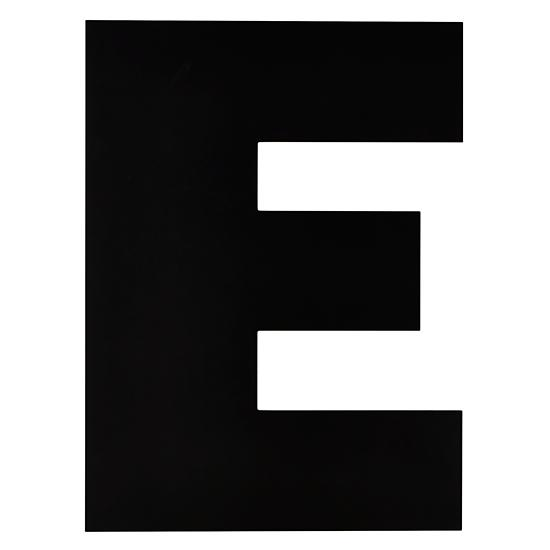
#> input picture letterE.jpg, 550 x 550 px
$ jupyter execute --allow-errors CompPhys-wk11-2_FD_Contours_Students.ipynb   (shell and % lines are left out)
#> lines starting #> are read from the running program, lines starting #| are printed output that depends on the picture; long printed decimals are rounded
# Topics

## 1. Fourier Descriptor
## 2. The Order of the Points Matters
## 3. Contours
## 4. Meaning the FD's, order by order

[cell 1]
import matplotlib.pyplot as plt
import numpy as np
import os
from pdb import set_trace
from copy import copy

import matplotlib.image as mpimg

[cell 2]
'''
Breakout Solution

Useful functions

'''

def FD(x, y, plot_FD = False, y_lim = None):

    N = len(x)

    z = x + y*1j

    Z = np.fft.fft(z)

    # For very noisy data d would appear longer than the
    # the actual separation between 2 adjacent points for the
    # "true" shape underneath.
    d_complex = np.gradient(z)
    d = np.abs(d_complex).mean()
    print('Average distance bewteen adjacent points:{}'.format(d))


    print('Spatial interval: {:.4f}'.format(d))
    k = np.fft.fftfreq(len(z), d = d)
    k_lo = np.abs(k[np.argsort(np.abs(k))][1])

    if plot_FD:
        plt.figure()
        plt.title('FD real')
        plt.plot(k, Z.real, 'b.')
        plt.xlabel('k')
        plt.ylabel('Re[FD]')
        if y_lim != None:
            plt.ylim([-y_lim, y_lim])
        plt.figure()
        plt.title('FD imag')
        plt.plot(k, Z.imag, 'g.')
        plt.xlabel('k')
        plt.ylabel('Im[FD]')
        if y_lim != None:
            plt.ylim([-y_lim, y_lim])

    return Z, k, k_lo

def filt_FD(Z, k, k_keep, no_zeroth = False):

    filt = np.abs(k) <= k_keep
    if no_zeroth:
        filt *= (k != 0)
    print("FD components kept:", filt.sum())
    return Z*filt, k*filt


# I'm giving away the following 2 functions for free!
def recover_shape(Z):
    z_rec = np.fft.ifft(Z)

    x_rec = z_rec.real
    y_rec = z_rec.imag

    return x_rec, y_rec


def plot_shape(x, y, plot_style = 'b.', title = 'Recovered Shape'):
    fig = plt.figure(figsize = (5, 5))
    ax = fig.add_subplot(111)
    ax.set_title(title)
    try:
        xlen = len(x)
    except:
        ax.plot(x, y, plot_style)
    else:
        for i in range(xlen):
            ax.plot(x[i], y[i], plot_style)

[cell 3]
'''

Check to see if the functinos in breakout1 work.

To emphasize:

- 0th order: average (or sum, depending on DFT convention adopted)
of all points

'''
#************************************Main Program*************************************
# Note: this is how most programs should be written.
#> (the rest of this cell did not finish here and is left out)

## The Order of the Points Matters

[cell 4]
'''
Demonstrate what happens when the order of the points is wrong.

'''

num_pts = 100
xlo, ylo = 1, 1
xhi, yhi = 11, 11
sz = xhi - xlo

x1 = np.linspace(xlo, xhi, num_pts)
x2 = np.ones(num_pts)*xhi
# Note the order of the points is WRONG (on purpose)!
x3 = np.linspace(xlo, xhi, num_pts)

x4 = np.ones(num_pts)
x_wrong = np.concatenate((x1, x2, x3, x4))

y1 = np.ones(num_pts)
y2 = np.linspace(ylo, yhi, num_pts)
y3 = np.ones(num_pts)*yhi
y4 = np.linspace(yhi, ylo, num_pts)
y_wrong = np.concatenate((y1, y2, y3, y4))

plt.figure(figsize = (5, 5))
plt.plot(x_wrong, y_wrong, 'b.')
plt.axis([0, xhi + 1, 0, yhi + 1])
plt.show()

[cell 5]
'''

What happens when the ordering of the points does NOT follow the flow!!!

'''
#************************************Main Program*************************************
# Note: this is how most programs should be written.
Z, k, k_lo = FD(x_wrong, y_wrong, plot_FD=True, y_lim = 100)
print(k_lo)
Z_filt, k = filt_FD(Z, k, 3*k_lo)
x_rec, y_rec = recover_shape(Z_filt)
plot_shape(x_rec, y_rec)
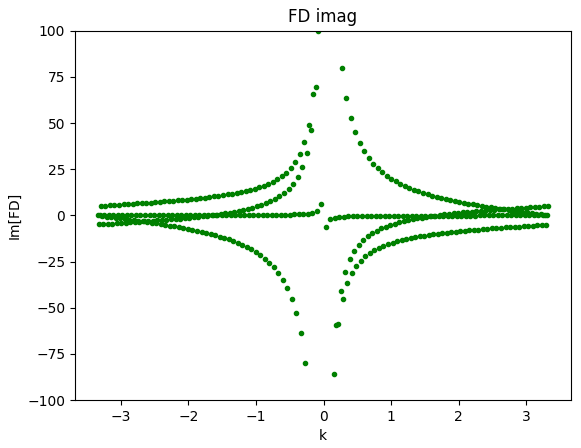
#> figure drawn by matplotlib, 1 panel
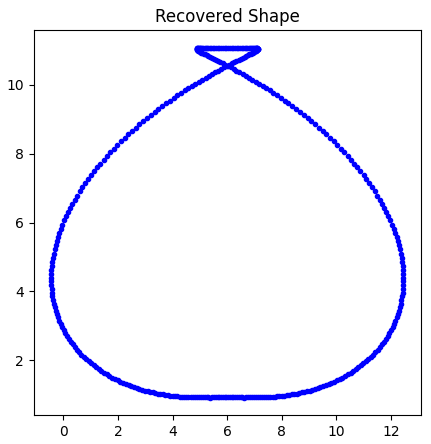
#> figure drawn by matplotlib, 1 panel

## Use Contour Plots
## (The points are always arranged in the right order)

[cell 6]
'''


To get the order of the points right the first time: Using contours.

- Advantage: Get the order right and can deal with concave polygons and polygons with holes
  very easily (compared with edge detector)
- Disadvantage: Harder to deal with a noisy image (compared with edge detector)
- For OCR with hi-def images, no problem -- for more sophisticated OCR techniques,
  next semester!

'''

# ----------> Below are two new imports <------------
from scipy import ndimage as ndi

# Generate noisy image of a square
# Note: this is NOT a square shape as we did above
# but a 2D image!
im_dim = 128
im = np.zeros((im_dim, im_dim))
im[32:-32, 32:-32] = 1

# rotation
#im = ndi.rotate(im, 15, mode='constant')
# Gaussian smoothing
im = ndi.gaussian_filter(im, 4)
# Add noise -- this is applied to the square in the middle
# and the background
im += 0.1*np.random.random(im.shape)


plt.figure(figsize = (5, 5))
plt.axis((0, im_dim, 0, im_dim))
plt.imshow(im, cmap=plt.cm.gray)
plt.title('The Image')

# The transpose is needed because of the opposite convention
# adopted by matplotlib and numpy
# (no an issue here since it's a square).
x = np.arange(im.T.shape[0])
y = np.arange(im.T.shape[1])
# make 2D coordinate grid
X, Y = np.meshgrid(x, y)

# Find and plot contours
plt.figure(figsize = (5, 5))
plt.axis((0, im_dim, 0, im_dim))

plt.title('Contour')
# the last integter specifies how many contours you want
# let's use 1 here.  But try 3 and see for yourself.
n_contour = 1
CS = plt.contour(X, Y, im, n_contour)
levels = CS.levels
print('contour levels', levels)

# Find the (x, y) coodinates of the contour lines.
print('len(CS.collections):', len(CS.collections))
cs_paths = CS.collections[0].get_paths()

print('number of contour path', len(cs_paths))
#> (the rest of this cell did not finish here and is left out)

## A More Interesting Example: The Letter "E"

[cell 7]
'''

Use the letter "E" as the example case.

Given an image of a letter, the code below will find it's shape (complext) vector
by using contour.


'''

from skimage import feature


im = mpimg.imread('letterE.jpg')
#> im is the input picture: shape (550, 550, 3); mean R, G, B 126.9, 126.7, 126.8

# Take only one of RGB channels
im = im[:, :, 0]
#> im: shape (550, 550)


print(im.shape)
#| (550, 550)
plt.figure(figsize = (5, 5))
plt.axis((0, 550, 0, 550))
plt.imshow(im, cmap=plt.cm.gray)
plt.title('The Image')
# Note: The transpose operation is needed simply because matplotlib and numpy adopted
# opposite conventions
xim = np.arange(im.T.shape[0])
#> xim = 550 values from 0 to 549
yim = np.arange(im.T.shape[1])
#> yim = 550 values from 0 to 549

# make 2D coordinate grid as we have done before
X, Y = np.meshgrid(xim, yim)

# Find and plot contours
plt.figure(figsize = (5, 5))
plt.axis((0, 550, 0, 550))

plt.title('Contour')
CS = plt.contour(X, Y, im, 1)
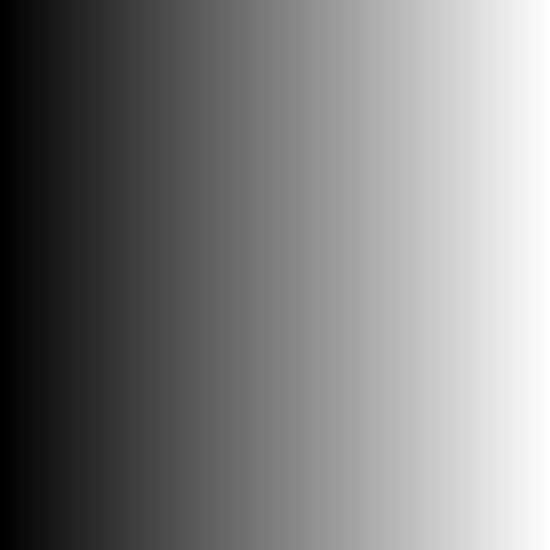
#> X: shape (550, 550) int64; min 0, max 549, mean 274.5; drawn with min black and max white
levels = CS.levels
#> levels = [0, 150, 300]
print('contour level', levels)
#| contour level [  0. 150. 300.]

# Find the (x, y) coodinates of the contour lines.
cs_paths = CS.collections[0].get_paths()
#> cs_paths = 1 item

# we should get 1 below because there is only one contour
print('number of contour path', len(cs_paths))
#| number of contour path 1
p = cs_paths[0]
v = p.vertices
#> v = 3442 pairs, first value 86 to 462, second value 21 to 530
x = v[:,0]
#> x = 3442 values, max 462 at index 582, min 86 at index 0, mean 284
y = v[:,1]
#> y = 3442 values, max 530 at index 2922, min 21 at index 0, mean 259.1

plt.figure(figsize = (5, 5))
plt.axis((0, 550, 0, 550))
plt.title("Verify the contour points are correct")
plt.plot(x, y)

plt.show()
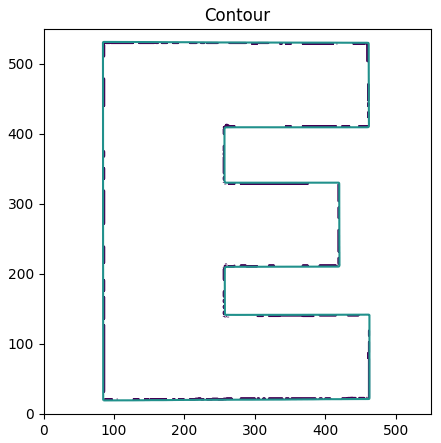
#> figure drawn by matplotlib, 1 panel
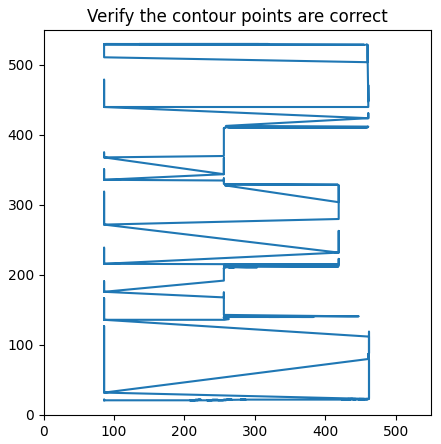
#> figure drawn by matplotlib, 1 panel

## Breakout Exercise 2:
- ### Find the FD's of the letter E by using the function FD() that you wrote above.
- ### Use FD's up to 10\*k_lo and plot the recovered image
- ### How many FD's are needed for you to recognize it's the letter "E"?

[cell 8]
Z, k, k_lo = FD(x, y, plot_FD = True, y_lim = 1000)
#| Average distance bewteen adjacent points:3.378
#| Spatial interval: 3.3785
#> k = 3442 values, max 0.148 at index 1720, min -0.148 at index 1721, mean -4.3e-05; k_lo = 8.6e-05

Z_filt, k = filt_FD(Z, k, 10*k_lo)
#| FD components kept: 21
#> k = 3442 values, max 0.00086 at index 10, min -0.00086 at index 3432, mean 2.52e-22
x_rec, y_rec = recover_shape(Z_filt)
#> x_rec = 3442 values, max 486 at index 550, min 124.8 at index 800, mean 284; y_rec = 3442 values, max 574.8 at index 3277, min -26.23 at index 164, mean 259.1
plot_shape(x_rec, y_rec)
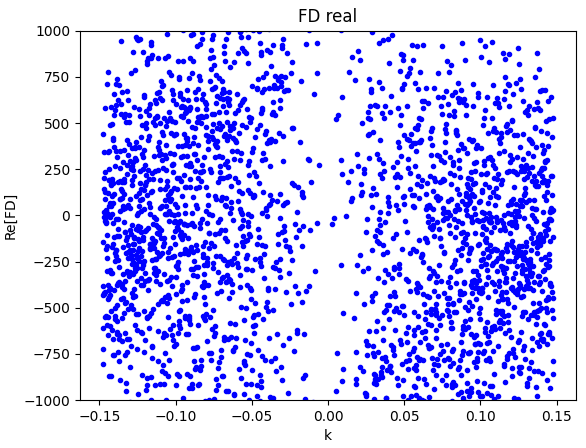
#> figure drawn by matplotlib, 1 panel
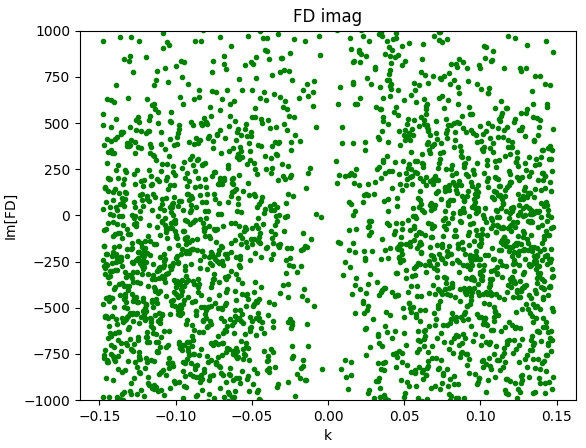
#> figure drawn by matplotlib, 1 panel
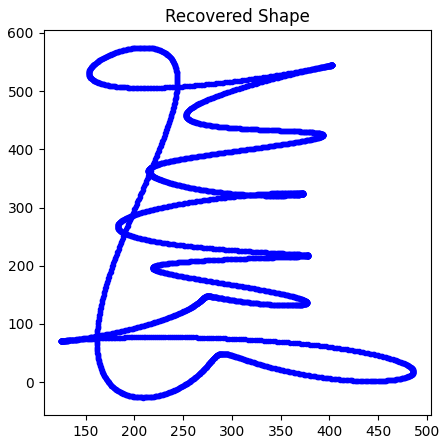
#> figure drawn by matplotlib, 1 panel

##  Breakout 3: Write a function extract_shape_v0(im_file, blowup = 1., plot_img = False, plot_contour = False, plot_contour_pts = False)

- ### should check whether the image has a single and mutliple channels.  If the later, take the 0th (usu. R) channels

- ### should have the ability of blowing up the image by a factor specified by blowup.

- ### returns the x and y arrays of the outline (contour) of the shape.

- ### test it on the image of the letter "E", by plotting y against x.  You should see the outline of "E".

[cell 9]
'''Test to see if the function extract_shape_v0() works'''
#> (the rest of this cell did not finish here and is left out)

## The Meaning of the Terms in FD -- Order by Order

### The descriptors $Z[k]$ (or $Z[n]$) (Fourier Desriptors, or FD's) are components of a shape in frequency space (or more precisely, "$k$-space"): Components with low $k$ provides low frequency information -- an approximation to the shape, and components with higher frequencies provide details.

### 1. Translational Invariance.  For $k = 0$, $Z[k]$ represents the position of the center of gravity of the shape. This term is not interesting for the shape description. If one does an inverse transform without this term, all recovered shapes will be centered on the same point ( (0, 0) ) regardless of the actual position of the original shape.

### 2. Size Invariance.  The first frequency component, Z[k\_lo] and Z[-k\_lo] (or in terms of indices, n, Z[1] and Z[-1]), describes the size of the shape. If all the other components are set to zero, the shape becomes an ellipse (actually, a N-sided polygon).  The product of these two terms is proportional to the area of the ellipse (basically area = $\pi a b$ -- you can think of the these two terms as being related to the major and minor axes of an ellipse.

## ----------------Below is where the actual *shape* information is contained -------------------

### 3. Convavity.  The seond frequency components, Z[2\*k\_lo] and Z[-2\*k\_lo] (or k[2] and k[-2]), together show which way the shape bends ("concavity").

### 4. The other frequency components will make higher frequency alterations.

### 5. The phase of Z[k] describes the place where the higher order corrections are applied -- just like in linear FT, the phase in sin/cos will affect where the corrections will be applied.

### 6. Rotational Invariance.  Related to \#5, multiplying Z[k] by an additional phase factor amounts to rotating the shape.  This means |Z[k]|'s are the same however the shape is oriented.

(Adapted from http://www.tsi.telecom-paristech.fr/pages/enseignement/ressources/beti/descript_fourier/Part1.htmlf)

[cell 10]
'''
1. Translational Invariance Example
'''

#> (the rest of this cell did not finish here and is left out)

[cell 11]
'''
2. Size Invariance

- without normalization
'''

#> (the rest of this cell did not finish here and is left out)

[cell 12]
'''
2. Size Invariance

Comparing two E's with very different sizes: Without and with normalization.
'''

def size_norm(Z):
    return Z/np.sqrt( np.abs(Z[1])*np.abs(Z[-1]) )

#> (the rest of this cell did not finish here and is left out)

[cell 13]
'''
3. Concavity (and the beginning of "order-by-order")

- 0th: Centroid
- 1st: Size (area and ellipticity)
- 2nd: Convavity.

'''

#> (the rest of this cell did not finish here and is left out)

[cell 14]
'''
4. Higher Order Terms (and the continuation of "order-by-order")

'''


order = 5
Z_filt, k_filt = filt_FD(Z, k, order*k_lo)
#| FD components kept: 3432
#> k_filt = 3442 values, max 0.00043 at index 5, min -0.00043 at index 3437, mean 6.3e-23
x_rec, y_rec = recover_shape(Z_filt)
#> x_rec = 3442 values, max 543.7 at index 2773, min 10.92 at index 2926, mean 284; y_rec = 3442 values, max 603.5 at index 3119, min -52.84 at index 323, mean 259.1
plt.figure(figsize = (5, 5))
plt.axis((0, 550, 0, 550))
plt.plot(x, y)
plt.plot(x_rec, y_rec, 'g.')
plt.show()
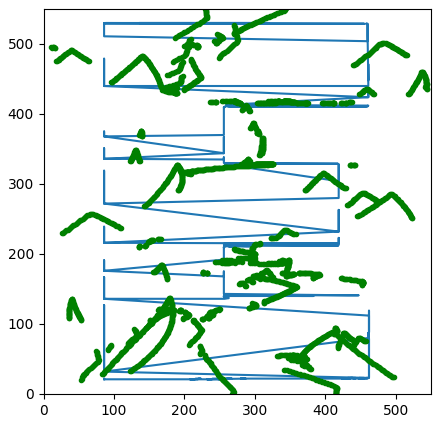
#> figure drawn by matplotlib, 1 panel

order = 10
Z_filt, k_filt = filt_FD(Z, k, order*k_lo)
#| FD components kept: 3442
#> k_filt has the same summary as k
x_rec, y_rec = recover_shape(Z_filt)
#> x_rec = 3442 values, max 462 at index 582, min 86 at index 2697, mean 284; y_rec = 3442 values, max 530 at index 3376, min 21 at index 30, mean 259.1
plt.figure(figsize = (5, 5))
plt.axis((0, 550, 0, 550))
plt.plot(x, y)
plt.plot(x_rec, y_rec, 'g.')
plt.show()
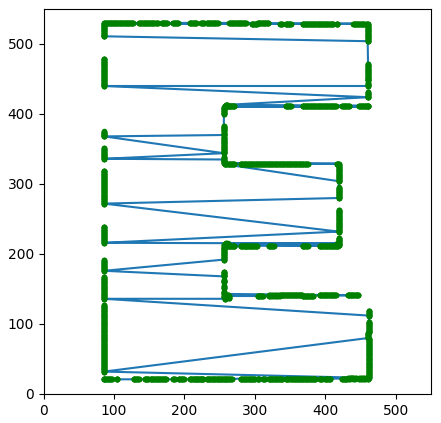
#> figure drawn by matplotlib, 1 panel

[cell 15]
'''
Rotational Invariance.

Multiplying Z[k] by an additional phase factor amounts to rotating the shape.

'''


#> (the rest of this cell did not finish here and is left out)

[cell 16]
'''
Rotational Invariance.

Multiplying Z[k] by an additional phase factor amounts to rotating the shape...
the two shapes, though identical, would have different FD's.


'''

#> (the rest of this cell did not finish here and is left out)

[cell 17]
'''
Rotational Invariance.

Multiplying Z[k] by an additional phase factor amounts to rotating the shape...
This means |Z[k]|'s are the same whichever the orientation of the shape may be.

'''


#> (the rest of this cell did not finish here and is left out)

## Breakout 4: Write a function get_FD_abs(x, y, order = 10, norm = True)

- ### It should return fd_mag, k_kept, x_rec, y_rec
- ### Apply it to the letter E, and plot the recovered shape and plot fd_mag against k_kept.

[cell 18]
def size_norm(Z):
    return Z/np.sqrt( np.abs(Z[1])*np.abs(Z[-1]) )

def get_FD_abs(x, y, order = 10, norm = True):

#> called with x = array of shape (3442,), y = array of shape (3442,), order = 10, norm = True
    Z, k_kept, k_lo = FD(x, y, plot_FD = True, y_lim = 1000)
#| Average distance bewteen adjacent points:3.378
#| Spatial interval: 3.3785
#> k_kept = 3442 values, max 0.148 at index 1720, min -0.148 at index 1721, mean -4.3e-05; k_lo = 8.6e-05

    Z_filt, k_kept = filt_FD(Z, k_kept, 10*k_lo, no_zeroth = True)
#| FD components kept: 20
#> k_kept has the same summary as k outside get_FD_abs
    x_rec, y_rec = recover_shape(Z_filt)
#> x_rec = 3442 values, max 202 at index 550, min -159.2 at index 800, mean -5.28e-16; y_rec = 3442 values, max 315.7 at index 3277, min -285.3 at index 164, mean 0
#     plot_shape(x_rec, y_rec)

    z = x + 1j*y
    z_pr = z*np.exp(1j*np.pi/3.)
    x_pr, y_pr = z_pr.real, z_pr.imag
#> x_pr = 3442 values, max 211.1 at index 695, min -416 at index 2922, mean -82.33; y_pr = 3442 values, max 662.9 at index 2855, min 84.98 at index 0, mean 375.5
    Z_pr, k_pr, k_lo = FD(x_pr, y_pr)
#| Average distance bewteen adjacent points:3.378
#| Spatial interval: 3.3785
#> k_pr has the same summary as k_kept

    Z_filt_pr, _ = filt_FD(Z_pr, k_pr, order*k_lo)
#| FD components kept: 21
    Z_filt_pr = size_normsize_norm(Z_filt_pr)

    x_rec, y_rec = recover_shape(Z_filt_pr)
    plt.plot(x_rec, y_rec)
    plt.show()

    fd_mag = np.abs(Z_filt)
    Z_filt_pr_mag = np.abs(Z_filt_pr)
    plt.plot(fd_mag, Z_filt_pr_mag, 'r.')


    return fd_mag, k_kept, x_rec, y_rec


#> (the rest of this cell did not finish here and is left out)

$ run again, with letterH.jpg copied over letterE.jpg
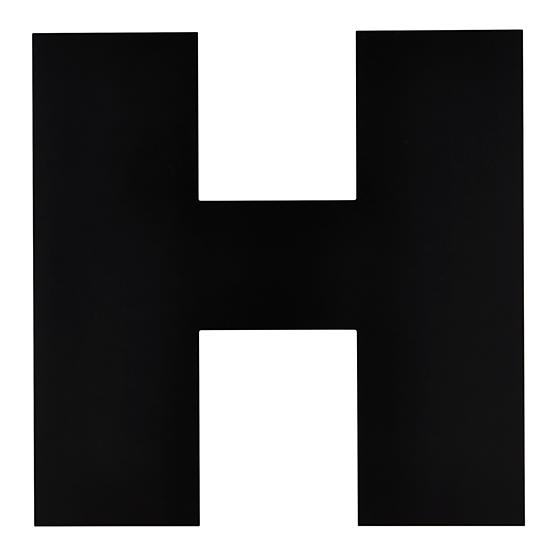
#> input picture letterH.jpg, 550 x 550 px
#> im is the input picture: shape (550, 550, 3); mean R, G, B 106.6, 106.6, 106.9
#> im: shape (550, 550)
#| (550, 550)
#> levels = [0, 150, 300]
#| contour level [  0. 150. 300.]
#> cs_paths = 1 item
#| number of contour path 1
#> v = 3086 pairs, first value 33 to 523, second value 30 to 525
#> x = 3086 values, max 523 at index 2270, min 33 at index 476, mean 262
#> y = 3086 values, max 525 at index 2835, min 30 at index 0, mean 254.4
#| Average distance bewteen adjacent points:7.096
#| Spatial interval: 7.0957
#> `Z, k, k_lo = FD(x, y, plot_FD = True, y_lim = 1000)`: k = 3086 values, max 0.0704 at index 1542, min -0.0705 at index 1543, mean -2.28e-05; k_lo = 4.57e-05
#| FD components kept: 21
#> `Z_filt, k = filt_FD(Z, k, 10*k_lo)`: k = 3086 values, max 0.000457 at index 10, min -0.000457 at index 3076, mean 0
#> `x_rec, y_rec = recover_shape(Z_filt)`: x_rec = 3086 values, max 462.5 at index 129, min 86.08 at index 409, mean 262; y_rec = 3086 values, max 571.3 at index 2940, min -11.28 at index 144, mean 254.4
#> `[cell 8] Z, k, k_lo = FD(x, y, plot_FD = True, y_lim = 1000)  Z_filt, ..`:
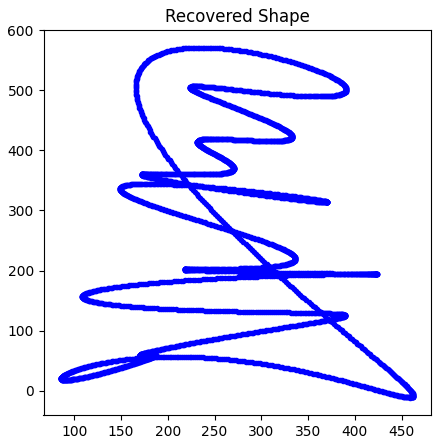
#> figure drawn by matplotlib, 1 panel
#| FD components kept: 3076
#> `Z_filt, k_filt = filt_FD(Z, k, order*k_lo)`: k_filt = 3086 values, max 0.000228 at index 5, min -0.000228 at index 3081, mean 3.51e-23
#> `x_rec, y_rec = recover_shape(Z_filt)`: x_rec = 3086 values, max 596.5 at index 2603, min -101.3 at index 2829, mean 262; y_rec = 3086 values, max 587.8 at index 2813, min -38.84 at index 285, mean 254.4
#| FD components kept: 3086
#> `Z_filt, k_filt = filt_FD(Z, k, order*k_lo)`: k_filt has the same summary as k
#> `x_rec, y_rec = recover_shape(Z_filt)`: x_rec = 3086 values, max 523 at index 2477, min 33 at index 961, mean 262; y_rec = 3086 values, max 525 at index 2966, min 30 at index 17, mean 254.4
#> `plt.show()`:
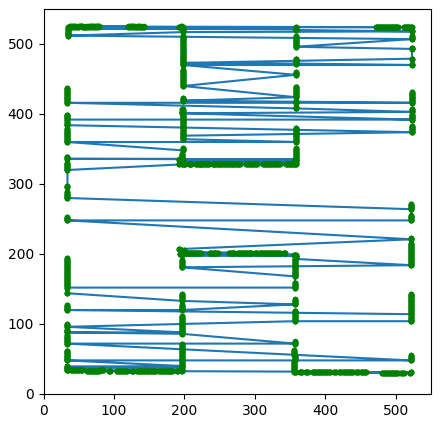
#> figure drawn by matplotlib, 1 panel
#| Average distance bewteen adjacent points:7.096
#| Spatial interval: 7.0957
#> in get_FD_abs, `Z, k_kept, k_lo = FD(x, y, plot_FD = True, y_lim = 1000)`: k_kept = 3086 values, max 0.0704 at index 1542, min -0.0705 at index 1543, mean -2.28e-05; k_lo = 4.57e-05
#| FD components kept: 20
#> in get_FD_abs, `Z_filt, k_kept = filt_FD(Z, k_kept, 10*k_lo, no_zeroth = True)`: k_kept has the same summary as k outside get_FD_abs
#> in get_FD_abs, `x_rec, y_rec = recover_shape(Z_filt)`: x_rec = 3086 values, max 200.5 at index 129, min -176 at index 409, mean 5.01e-15; y_rec = 3086 values, max 316.9 at index 2940, min -265.7 at index 144, mean 0
#> x_pr = 3086 values, max 234 at index 60, min -436.3 at index 2824, mean -89.3; y_pr = 3086 values, max 714.9 at index 2941, min 45.58 at index 476, mean 354.1
#| Average distance bewteen adjacent points:7.096
#| Spatial interval: 7.0957
#> k_pr has the same summary as k_kept
#| FD components kept: 21
